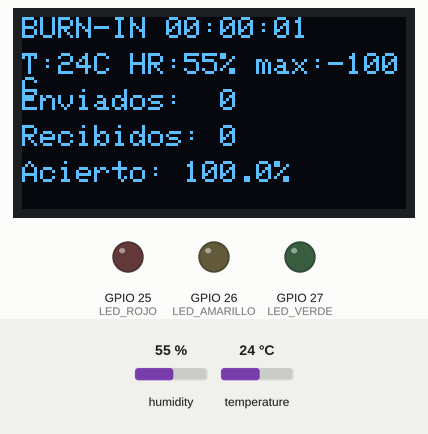
The sketch below on a simulated ESP32. On the bench: 128×64 one-colour display, output pins drawn as LEDs (lit = HIGH). Inputs (shaded band) come from the test bench; at power-on: humidity 55 %, temperature 24 °C. What the sketch prints to the serial monitor is not drawn.

Above: at 1.6 s.
1.7 s: humidity set to 22 %
At 2.8 s:
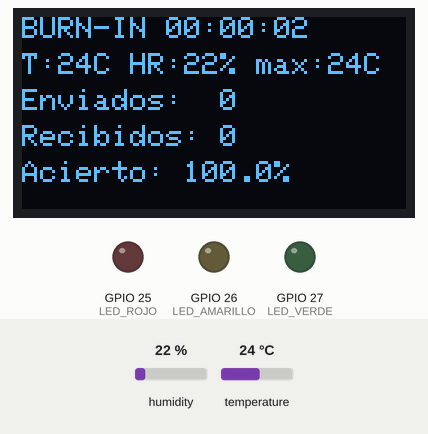
4.5 s: temperature set to 12 °C
At 6.9 s:
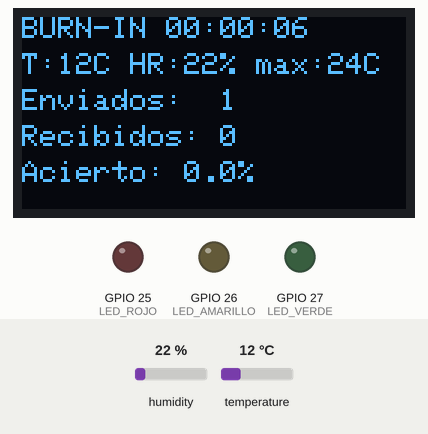
8.6 s: humidity set to 40 %
At 10.8 s:
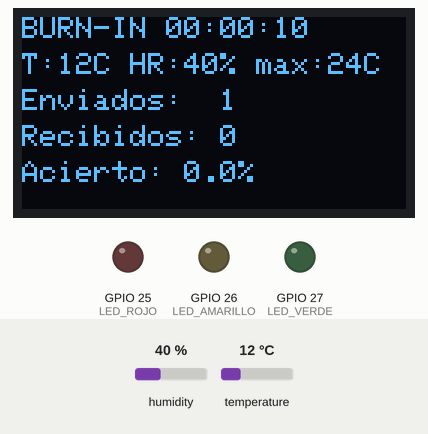
12.6 s: temperature set to 19 °C
At 14.7 s:
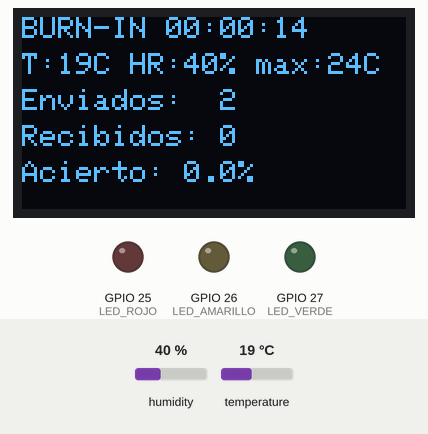
Timing chart, 0 to 16.2 s (numbered marks = the images above; inputs shaded):
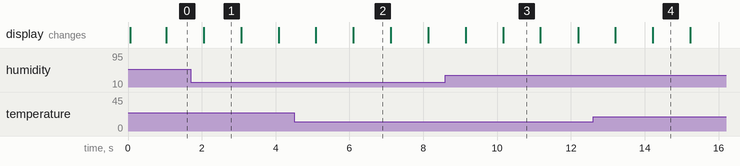

Measured:
- what the display in image 2 shows lasts 1.0 s, from 6.1 s to 7.1 s

The sketch:

2_pantalla_burnin.ino
```cpp
// VerdIA - PANTALLA (va en el ESP32 normal de la protoboard)
// Recibe el resultado del ESP32-CAM por ESP-NOW (sin WiFi ni PC)
// y lo muestra en la OLED y en los LEDs.
//   LED verde = SANA, amarillo = DUDOSO, rojo = ALERTA (enferma)
// Boton CAPTURA (GPIO32 a GND): pide a la camara que analice una hoja.
// Sensor: DHT11 (GPIO16)
// Libreria extra: "DHT sensor library for ESPx" (DHTesp)
// Placa en Arduino IDE: "ESP32 Dev Module"

#include <WiFi.h>
#include <esp_now.h>
#include <esp_wifi.h>
#include <esp_arduino_version.h>
#include <Wire.h>
#include <Adafruit_GFX.h>
#include <Adafruit_SSD1306.h>
#include <DHTesp.h>

#define CANAL 1                 // debe ser el mismo en los dos ESP32

#define SDA_PIN 21
#define SCL_PIN 22
#define LED_ROJO 25
#define LED_AMARILLO 26
#define LED_VERDE 27
#define BOTON 32                // boton CAPTURA: un lado a GPIO32, el otro a GND
#define ESPERA_RESPUESTA_MS 8000
#define RESULTADO_MS 15000      // el resultado se queda 15 s y vuelve a los sensores

#define PIN_DHT 16              // DHT11 DATA

// ---- PRUEBA BURN-IN (2 horas) ----
// 1 = la pantalla pide sola una captura cada BURNIN_PERIODO_MS y cuenta cuantas
//     respuestas llegan. Muestra tiempo, temperatura, enviados, recibidos y acierto.
// 0 = uso normal con el boton CAPTURA.
#define BURNIN 1
#define BURNIN_PERIODO_MS 10000   // un pedido cada 10 s
#define BURNIN_ESPERA_MS 3000     // si en 3 s no llega, cuenta como perdido

// Mensaje: IGUAL en los tres sketches
typedef struct __attribute__((packed)) {
  char marca[2];      // siempre 'V','A'
  uint8_t estado;     // 0 sana, 1 dudoso, 2 enferma, 3 sin hoja
  uint8_t confianza;  // 0 a 100
  char clase[28];     // nombre de la clase del modelo
} MensajeVerdIA;

Adafruit_SSD1306 display(128, 64, &Wire, -1);
DHTesp dht;
uint8_t BROADCAST[6] = {0xFF, 0xFF, 0xFF, 0xFF, 0xFF, 0xFF};

MensajeVerdIA recibido;
volatile bool hayNuevo = false;
volatile unsigned long ultimoMs = 0;
portMUX_TYPE candado = portMUX_INITIALIZER_UNLOCKED;

void guardar(const uint8_t* data, int len) {
  if (len != (int)sizeof(MensajeVerdIA) || data[0] != 'V' || data[1] != 'A') return;
  portENTER_CRITICAL(&candado);
  memcpy(&recibido, data, sizeof(recibido));
  hayNuevo = true;
  ultimoMs = millis();
  portEXIT_CRITICAL(&candado);
}

#if ESP_ARDUINO_VERSION_MAJOR >= 3
void alRecibir(const esp_now_recv_info_t* info, const uint8_t* data, int len) { guardar(data, len); }
#else
void alRecibir(const uint8_t* mac, const uint8_t* data, int len) { guardar(data, len); }
#endif

void leds(bool r, bool a, bool v) {
  digitalWrite(LED_ROJO, r);
  digitalWrite(LED_AMARILLO, a);
  digitalWrite(LED_VERDE, v);
}

void mostrar(const char* titulo, const char* l2, const char* l3) {
  display.clearDisplay();
  display.setTextColor(SSD1306_WHITE);
  display.setTextSize(2);
  display.setCursor(0, 0);
  display.println(titulo);
  display.setTextSize(1);
  display.setCursor(0, 22);
  display.println(l2);
  display.setCursor(0, 54);
  display.println(l3);
  display.display();
}

// "Tomato___Late_blight" -> "Tomato Late blight"
void limpiarNombre(const char* in, char* out, size_t n) {
  size_t j = 0;
  for (size_t i = 0; in[i] && j < n - 1; i++) {
    char c = in[i] == '_' ? ' ' : in[i];
    if (c == ' ' && j > 0 && out[j - 1] == ' ') continue;
    out[j++] = c;
  }
  out[j] = 0;
}

// ------------------------------------------------------------ sensores
float g_temp = NAN, g_hum = NAN;

void leerSensores() {
  TempAndHumidity th = dht.getTempAndHumidity();
  if (dht.getStatus() == DHTesp::ERROR_NONE) { g_temp = th.temperature; g_hum = th.humidity; }
  Serial.printf("[SENS] T=%.0fC HR=%.0f%%\n", g_temp, g_hum);
}

void mostrarSensores() {
  char l1[24], l2[24];
  const char* l3 = "Pulsa CAPTURA";
  if (isnan(g_temp)) { snprintf(l1, sizeof(l1), "Temp: --"); snprintf(l2, sizeof(l2), "Humedad: --"); }
  else { snprintf(l1, sizeof(l1), "Temp: %.0f C", g_temp); snprintf(l2, sizeof(l2), "Humedad: %.0f %%", g_hum); }
  display.clearDisplay();
  display.setTextColor(SSD1306_WHITE);
  display.setTextSize(1);
  display.setCursor(0, 0);
  display.println("VerdIA - ambiente");
  display.drawLine(0, 10, 127, 10, SSD1306_WHITE);
  display.setTextSize(1);
  display.setCursor(0, 16);
  display.println(l1);
  display.setCursor(0, 30);
  display.println(l2);
  display.setCursor(0, 50);
  display.println(l3);
  display.display();
}

#if BURNIN
void burninLoop() {
  static unsigned long ultimoPedido = 0, ultimoSens = 0, ultimoLog = 0, ultimoDibujo = 0;
  static unsigned long enviados = 0, recibidos = 0, pedidoMs = 0;
  static bool pendiente = false;
  static float tMax = -100;
  static bool primera = true;
  unsigned long ahora = millis();

  if (primera || ahora - ultimoPedido >= BURNIN_PERIODO_MS) {
    primera = false;
    ultimoPedido = ahora;
    const uint8_t pedido[2] = {'V', 'P'};
    esp_now_send(BROADCAST, pedido, sizeof(pedido));
    enviados++;
    pendiente = true;
    pedidoMs = ahora;
  }

  if (hayNuevo) {
    portENTER_CRITICAL(&candado);
    hayNuevo = false;
    portEXIT_CRITICAL(&candado);
    if (pendiente) { recibidos++; pendiente = false; }
  }
  if (pendiente && ahora - pedidoMs > BURNIN_ESPERA_MS) pendiente = false;   // perdido

  if (ahora - ultimoSens > 2000) {
    ultimoSens = ahora;
    leerSensores();
    if (!isnan(g_temp) && g_temp > tMax) tMax = g_temp;
  }

  unsigned long resueltos = enviados - (pendiente ? 1 : 0);
  float acierto = resueltos > 0 ? 100.0f * recibidos / resueltos : 100.0f;

  if (ahora - ultimoDibujo > 1000) {
    ultimoDibujo = ahora;
    unsigned long s = ahora / 1000;
    char l0[24], l1[24], l2[24], l3[24], l4[24];
    snprintf(l0, sizeof(l0), "BURN-IN %02lu:%02lu:%02lu", s / 3600, (s / 60) % 60, s % 60);
    if (isnan(g_temp)) snprintf(l1, sizeof(l1), "T:-- HR:--");
    else snprintf(l1, sizeof(l1), "T:%.0fC HR:%.0f%% max:%.0fC", g_temp, g_hum, tMax);
    snprintf(l2, sizeof(l2), "Enviados:  %lu", resueltos);
    snprintf(l3, sizeof(l3), "Recibidos: %lu", recibidos);
    snprintf(l4, sizeof(l4), "Acierto: %.1f%%", acierto);
    display.clearDisplay();
    display.setTextColor(SSD1306_WHITE);
    display.setTextSize(1);
    display.setCursor(0, 0);  display.println(l0);
    display.setCursor(0, 12); display.println(l1);
    display.setCursor(0, 24); display.println(l2);
    display.setCursor(0, 36); display.println(l3);
    display.setCursor(0, 48); display.println(l4);
    display.display();
  }

  if (ahora - ultimoLog >= 60000) {
    ultimoLog = ahora;
    Serial.printf("BURNIN,min=%lu,T=%.0f,HR=%.0f,Tmax=%.0f,enviados=%lu,recibidos=%lu,acierto=%.1f\n",
                  ahora / 60000, g_temp, g_hum, tMax, resueltos, recibidos, acierto);
  }
  delay(20);
}
#endif

void setup() {
  Serial.begin(115200);
  pinMode(LED_ROJO, OUTPUT);
  pinMode(LED_AMARILLO, OUTPUT);
  pinMode(LED_VERDE, OUTPUT);
  leds(0, 0, 0);

  Wire.begin(SDA_PIN, SCL_PIN);
  if (!display.begin(SSD1306_SWITCHCAPVCC, 0x3C)) Serial.println("No encuentro la pantalla");

  WiFi.mode(WIFI_STA);
  WiFi.disconnect();
  esp_wifi_set_promiscuous(true);
  esp_wifi_set_channel(CANAL, WIFI_SECOND_CHAN_NONE);
  esp_wifi_set_promiscuous(false);

  if (esp_now_init() != ESP_OK) {
    mostrar("ERROR", "ESP-NOW no inicio", "");
    while (true) delay(1000);
  }
  esp_now_register_recv_cb(alRecibir);
  esp_now_peer_info_t peer = {};
  memcpy(peer.peer_addr, BROADCAST, 6);
  peer.channel = 0;
  peer.encrypt = false;
  esp_now_add_peer(&peer);

  pinMode(BOTON, INPUT_PULLUP);
  dht.setup(PIN_DHT, DHTesp::DHT11);

  leerSensores();
  mostrarSensores();
  Serial.println("Pantalla lista, esperando mensajes");
}

void loop() {
#if BURNIN
  burninLoop();
  return;
#endif
  static bool esperando = false;
  static unsigned long pedidoMs = 0;
  static int ultimoBoton = HIGH;
  static unsigned long resultadoMs = 0;     // 0 = mostrando sensores
  static unsigned long sensoresMs = 0;

  // Boton CAPTURA (con antirrebote simple)
  int b = digitalRead(BOTON);
  if (b == LOW && ultimoBoton == HIGH) {
    delay(30);
    if (digitalRead(BOTON) == LOW) {
      const uint8_t pedido[2] = {'V', 'P'};
      esp_now_send(BROADCAST, pedido, sizeof(pedido));
      leds(0, 0, 0);
      mostrar("ANALIZANDO", "No muevas la hoja", "");
      Serial.println("Boton: pedido de captura enviado");
      esperando = true;
      pedidoMs = millis();
      resultadoMs = millis();
    }
  }
  ultimoBoton = b;

  if (esperando && !hayNuevo && millis() - pedidoMs > ESPERA_RESPUESTA_MS) {
    mostrar("SIN SENAL", "La camara no respondio", "Vuelve a pulsar");
    esperando = false;
    resultadoMs = millis();
  }

  if (hayNuevo) {
    MensajeVerdIA m;
    portENTER_CRITICAL(&candado);
    memcpy(&m, &recibido, sizeof(m));
    hayNuevo = false;
    portEXIT_CRITICAL(&candado);
    m.clase[sizeof(m.clase) - 1] = 0;

    char nombre[32];
    char linea3[24];
    limpiarNombre(m.clase, nombre, sizeof(nombre));
    snprintf(linea3, sizeof(linea3), "Confianza: %u%%", m.confianza);
    Serial.printf("Recibido: estado %u, %s, %u%%\n", m.estado, m.clase, m.confianza);

    switch (m.estado) {
      case 0:  leds(0, 0, 1); mostrar("SANA", nombre, linea3); break;
      case 1:  leds(0, 1, 0); mostrar("DUDOSO", nombre, linea3); break;
      case 2:  leds(1, 0, 0); mostrar("ALERTA", nombre, linea3); break;
      default: leds(0, 0, 0); mostrar("SIN HOJA", "Acerca una hoja", linea3); break;
    }
    esperando = false;
    resultadoMs = millis();
  }

  // Sensores cada 2 s; la pantalla de sensores se muestra cuando no hay resultado
  if (millis() - sensoresMs > 2000) {
    sensoresMs = millis();
    leerSensores();
    if (resultadoMs != 0 && !esperando && millis() - resultadoMs > RESULTADO_MS) {
      resultadoMs = 0;
      leds(0, 0, 0);
    }
    if (resultadoMs == 0) mostrarSensores();
  }

  delay(20);
}
```
